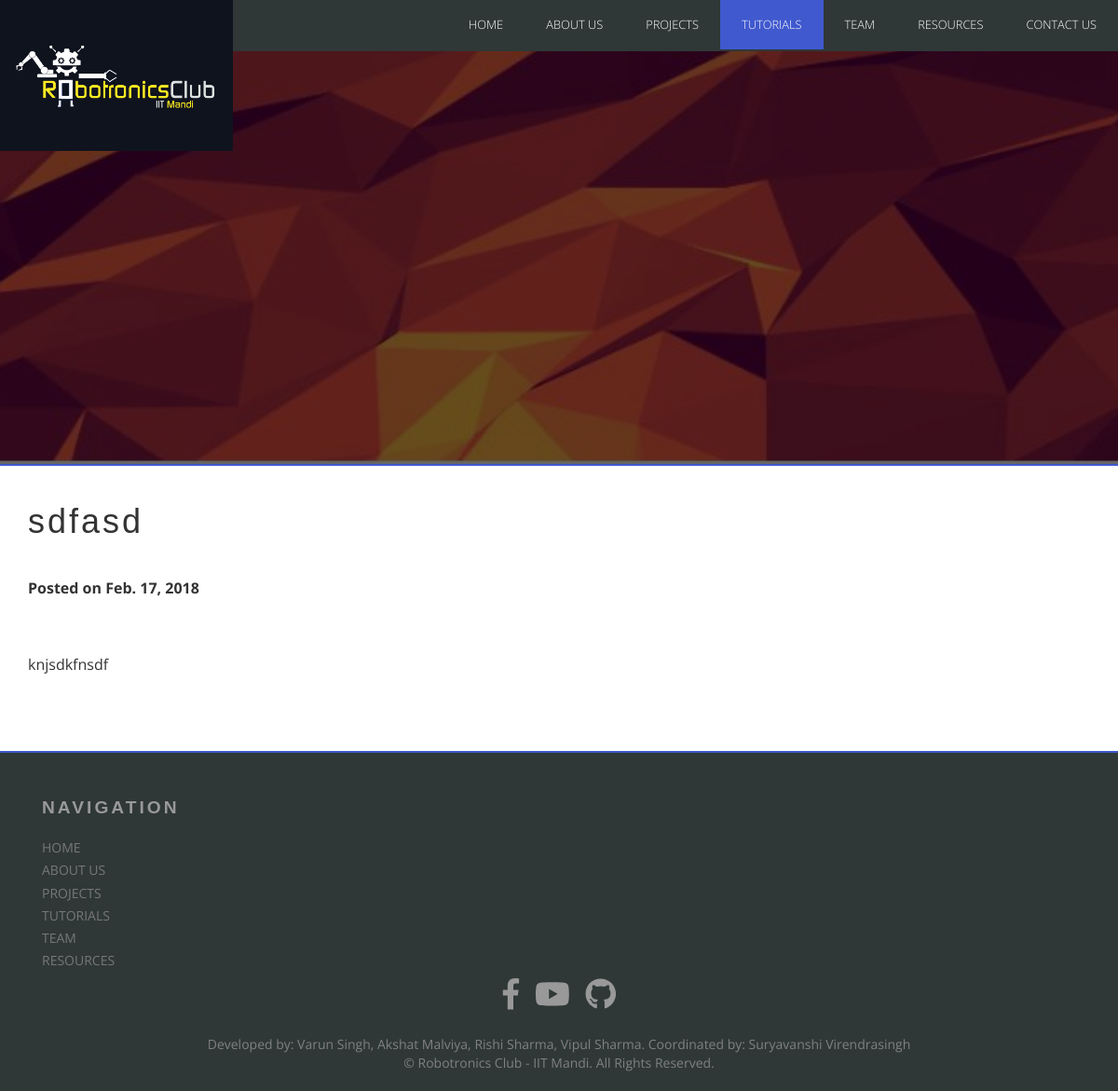
Page /tutorial/1/ on the committed database.
### robotronics/models.py (models this page shows, shortened)
class Tutorial(models.Model):
    Title = models.CharField(max_length=200)
    text = models.TextField()
    date = models.DateField(default=datetime.date.today)

### robotronics/views.py (the view)
# urls.py: path('tutorial/<int:tutorial_id>/', views.tut, name='tut'),
def tut(request, tutorial_id):
    tut = get_object_or_404(Tutorial, id=tutorial_id)
    previousp = Tutorial.objects.filter(id__lt=tutorial_id).last()
    nextp = Tutorial.objects.filter(id__gt=tutorial_id).first()
    return render(request, 'robotronics/postT.html', {'tut': tut, 'previousp': previousp, 'nextp': nextp})

### robotronics/templates/robotronics/postT.html (shortened to what this page needs)
{% extends 'robotronics/base.html' %}
{% block navbar %}
  <li><a href="{% url 'index' %}" class="scroll">Home</a></li>
  <li><a href="{% url 'about' %}">About Us</a></li>
  <li><a href="{% url 'project' %}">Projects</a></li>
  <li class="active"><a href="{% url 'tutorial' %}">Tutorials</a></li>
  <li><a href="{% url 'team' %}">Team</a></li>
  <li><a href="http://sntc.iitmandi.ac.in/inv_man">Resources</a></li>
  <li><a href="{% url 'contacts' %}">Contact Us</a></li>
{% endblock %}
{% block banner %}
  <h1>ROBOTRONICS CLUB</h1>
  <div class="clearfix"></div>
{% endblock %}
{% block content %}
<div class="container">
  <div class="row">
    <div class="col-lg-8">
      <h1 class="mt-4">{{ tut.Title }}</h1>
      <p><b>Posted on {{ tut.date }}</b></p>
      {{ tut.text }}
      <ul class="pager col-lg-12">
      </ul>
    </div>
  </div>
</div>
{% endblock %}

### robotronics/static/robotronics/css/style.css (style rules this page uses)
html, body { font-family: 'Open Sans', sans-serif; font-size: 100%; background: #FFf; -webkit-font-smoothing: antialiased; height: 100%; }
body a { transition:0.5s all; -webkit-transition:0.5s all; -moz-transition:0.5s all; -o-transition:0.5s all; -ms-transition:0.5s all; }
h1,h2,h3,h4,h5,h6 { font-family: 'Montserrat', sans-serif; letter-spacing: 3px; margin:0; }
p { margin:0; }
ul { margin:0; padding:0; }
.top-nav ul li a { color: #FFF; padding: 1em 1.8em; font-size: 1em; font-weight: 400; text-align: center; text-transform: uppercase; position: relative; font-weight: 300; }
.top-nav ul li.active a, .top-nav ul li a:hover { color:#FFF; background-color: #4059ce; }
nav li { display: inline; float: left; position:relative; }
nav a { color: #fff; display: inline-block; text-align: center; text-decoration: none; line-height: 40px; }
.banner h1 { font-weight: 700; font-size: 3.0em; color: #FFF; text-transform: uppercase; width: 50%; display: inline-block; line-height: 1.3em; float:right; }
.container:after { content: "\0020"; display: block; height: 0; clear: both; visibility: hidden; }
.clearfix:before, .clearfix:after, .row:before, .row:after { content: '\0020'; display: block; overflow: hidden; visibility: hidden; width: 0; height: 0; }
.row:after, .clearfix:after { clear: both; }
.row, .clearfix { zoom: 1; }
@media (max-width:1280px) { .top-nav ul li a { padding: 0.5em 1.8em; font-size: 0.8em; } }
@media (max-width:1280px) { .banner h1 { font-size: 2.7em; } }

### rows in the picture
Tutorial: Title "sdfasd", date "Feb. 17, 2018", text "knjsdkfnsdf"
